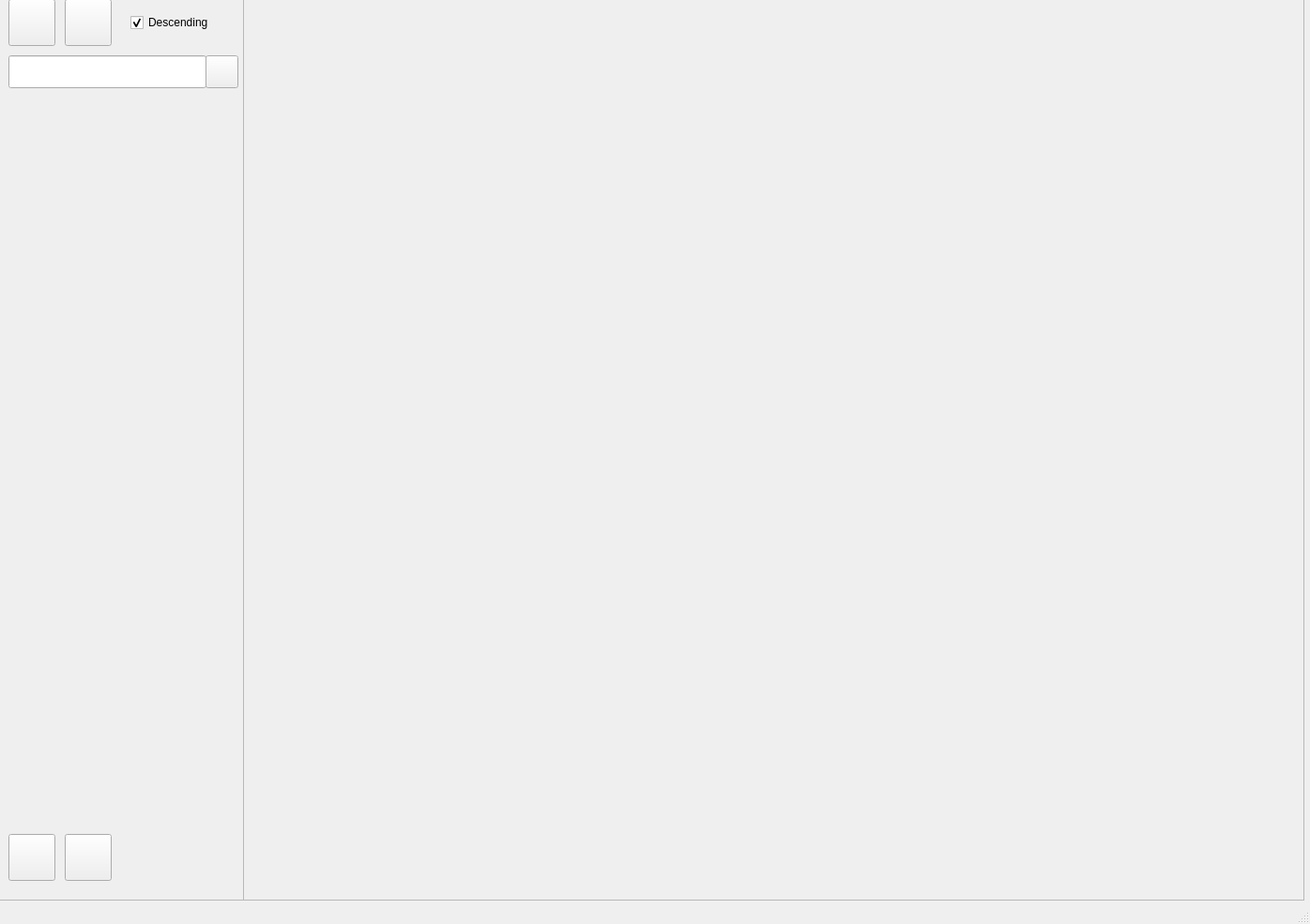
<?xml version="1.0" encoding="UTF-8"?>
<ui version="4.0">
 <class>MainWindow</class>
 <widget class="QMainWindow" name="MainWindow">
  <property name="geometry">
   <rect>
    <x>0</x>
    <y>0</y>
    <width>1396</width>
    <height>985</height>
   </rect>
  </property>
  <property name="windowTitle">
   <string>MainWindow</string>
  </property>
  <widget class="QWidget" name="centralwidget">
   <widget class="QFrame" name="left_frame">
    <property name="geometry">
     <rect>
      <x>-1</x>
      <y>-1</y>
      <width>261</width>
      <height>961</height>
     </rect>
    </property>
    <property name="sizePolicy">
     <sizepolicy hsizetype="Minimum" vsizetype="Expanding">
      <horstretch>0</horstretch>
      <verstretch>0</verstretch>
     </sizepolicy>
    </property>
    <property name="frameShape">
     <enum>QFrame::StyledPanel</enum>
    </property>
    <property name="frameShadow">
     <enum>QFrame::Raised</enum>
    </property>
    <widget class="QPushButton" name="locate_directory_button">
     <property name="geometry">
      <rect>
       <x>10</x>
       <y>0</y>
       <width>50</width>
       <height>50</height>
      </rect>
     </property>
     <property name="text">
      <string/>
     </property>
     <property name="icon">
      <iconset>
       <normaloff>../Python_Hybrid_Projects/Images/blue_folder.png</normaloff>../Python_Hybrid_Projects/Images/blue_folder.png</iconset>
     </property>
     <property name="iconSize">
      <size>
       <width>45</width>
       <height>45</height>
      </size>
     </property>
    </widget>
    <widget class="QPushButton" name="search_directory_button">
     <property name="geometry">
      <rect>
       <x>70</x>
       <y>0</y>
       <width>50</width>
       <height>50</height>
      </rect>
     </property>
     <property name="text">
      <string/>
     </property>
     <property name="icon">
      <iconset>
       <normaloff>../Python_Hybrid_Projects/Images/search_folder.png</normaloff>../Python_Hybrid_Projects/Images/search_folder.png</iconset>
     </property>
     <property name="iconSize">
      <size>
       <width>45</width>
       <height>45</height>
      </size>
     </property>
    </widget>
    <widget class="QCheckBox" name="toggle_desc_checkbox">
     <property name="geometry">
      <rect>
       <x>140</x>
       <y>0</y>
       <width>121</width>
       <height>50</height>
      </rect>
     </property>
     <property name="text">
      <string>Descending</string>
     </property>
     <property name="checked">
      <bool>true</bool>
     </property>
    </widget>
    <widget class="QPushButton" name="search_field_button">
     <property name="geometry">
      <rect>
       <x>220</x>
       <y>60</y>
       <width>35</width>
       <height>35</height>
      </rect>
     </property>
     <property name="text">
      <string/>
     </property>
     <property name="icon">
      <iconset>
       <normaloff>../Python_Hybrid_Projects/Images/search.png</normaloff>../Python_Hybrid_Projects/Images/search.png</iconset>
     </property>
     <property name="iconSize">
      <size>
       <width>36</width>
       <height>36</height>
      </size>
     </property>
    </widget>
    <widget class="QLineEdit" name="search_bar">
     <property name="geometry">
      <rect>
       <x>10</x>
       <y>60</y>
       <width>211</width>
       <height>35</height>
      </rect>
     </property>
     <property name="font">
      <font>
       <pointsize>12</pointsize>
       <weight>75</weight>
       <bold>true</bold>
      </font>
     </property>
    </widget>
    <widget class="QPushButton" name="fullscreen_button">
     <property name="geometry">
      <rect>
       <x>10</x>
       <y>890</y>
       <width>50</width>
       <height>50</height>
      </rect>
     </property>
     <property name="text">
      <string/>
     </property>
     <property name="icon">
      <iconset>
       <normaloff>../Python_Hybrid_Projects/Images/fullscreen.png</normaloff>../Python_Hybrid_Projects/Images/fullscreen.png</iconset>
     </property>
     <property name="iconSize">
      <size>
       <width>45</width>
       <height>45</height>
      </size>
     </property>
    </widget>
    <widget class="QPushButton" name="exit_button">
     <property name="geometry">
      <rect>
       <x>70</x>
       <y>890</y>
       <width>50</width>
       <height>50</height>
      </rect>
     </property>
     <property name="text">
      <string/>
     </property>
     <property name="icon">
      <iconset>
       <normaloff>../Python_Hybrid_Projects/Images/quit.png</normaloff>../Python_Hybrid_Projects/Images/quit.png</iconset>
     </property>
     <property name="iconSize">
      <size>
       <width>45</width>
       <height>45</height>
      </size>
     </property>
    </widget>
   </widget>
   <widget class="QFrame" name="right_frame">
    <property name="geometry">
     <rect>
      <x>259</x>
      <y>-1</y>
      <width>1131</width>
      <height>961</height>
     </rect>
    </property>
    <property name="sizePolicy">
     <sizepolicy hsizetype="Maximum" vsizetype="Maximum">
      <horstretch>0</horstretch>
      <verstretch>0</verstretch>
     </sizepolicy>
    </property>
    <property name="frameShape">
     <enum>QFrame::StyledPanel</enum>
    </property>
    <property name="frameShadow">
     <enum>QFrame::Sunken</enum>
    </property>
   </widget>
  </widget>
  <widget class="QMenuBar" name="menubar">
   <property name="geometry">
    <rect>
     <x>0</x>
     <y>0</y>
     <width>1396</width>
     <height>21</height>
    </rect>
   </property>
  </widget>
  <widget class="QStatusBar" name="statusbar"/>
 </widget>
 <resources/>
 <connections/>
</ui>
